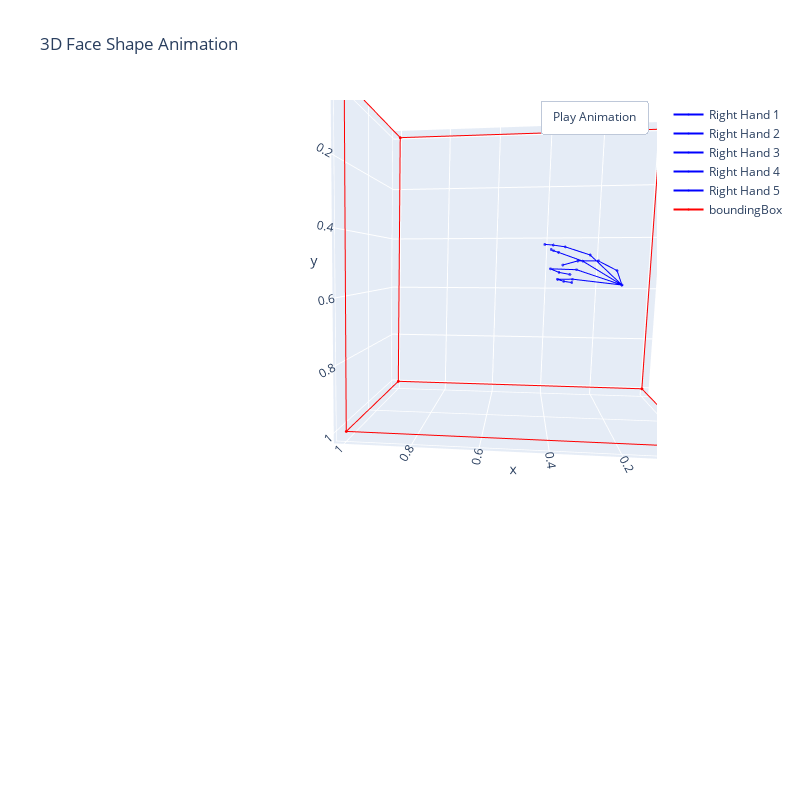

The notebook cell this image was saved under:
### Code cell
ShowAnimation_3D(phrase_keypoints)

### Figure 1 — Plotly figure (JSON) as saved in the notebook; plotly's stock layout.template omitted (floating-point values rounded to 4 significant figures)
{"data": [{"marker": {"color": "blue", "opacity": 0.7, "size": 1}, "mode": "lines+markers", "name": "Right Hand 1", "type": "scatter3d", "x": [0.166, 0.1852, 0.2461, 0.3124, 0.36], "y": [0.5715, 0.5241, 0.4923, 0.4924, 0.5062], "z": [1.97e-07, 0.005559, -0.003469, -0.01599, -0.02834]}, {"marker": {"color": "blue", "opacity": 0.7, "size": 1}, "mode": "lines+markers", "name": "Right Hand 2", "type": "scatter3d", "x": [0.166, 0.2717, 0.3543, 0.3939, 0.422], "y": [0.5715, 0.4727, 0.445, 0.4389, 0.4363], "z": [1.97e-07, -0.02412, -0.0399, -0.04652, -0.05084]}, {"marker": {"color": "blue", "opacity": 0.7, "size": 1}, "mode": "lines+markers", "name": "Right Hand 3", "type": "scatter3d", "x": [0.166, 0.2939, 0.3749, 0.3917, 0.3997], "y": [0.5715, 0.4929, 0.4633, 0.4577, 0.4536], "z": [1.97e-07, -0.03953, -0.05142, -0.05266, -0.0542]}, {"marker": {"color": "blue", "opacity": 0.7, "size": 1}, "mode": "lines+markers", "name": "Right Hand 4", "type": "scatter3d", "x": [0.166, 0.3118, 0.3994, 0.3703, 0.3335], "y": [0.5715, 0.5218, 0.5191, 0.5311, 0.5379], "z": [1.97e-07, -0.05277, -0.06396, -0.05439, -0.04652]}, {"marker": {"color": "blue", "opacity": 0.7, "size": 1}, "mode": "lines+markers", "name": "Right Hand 5", "type": "scatter3d", "x": [0.166, 0.3231, 0.3736, 0.3528, 0.3264], "y": [0.5715, 0.5542, 0.555, 0.5615, 0.5652], "z": [1.97e-07, -0.06572, -0.06622, -0.05212, -0.04113]}, {"marker": {"color": "red", "opacity": 1, "size": 1}, "mode": "lines+markers", "name": "boundingBox", "type": "scatter3d", "x": [0, 0, 0, 0, 0, 1, 1, 0, 1, 1, 0, 1, 1, 0, 1, 1], "y": [0, 0, 1, 1, 0, 0, 1, 1, 1, 1, 1, 1, 0, 0, 0, 0], "z": [-0.5, 0.5, 0.5, -0.5, -0.5, -0.5, -0.5, -0.5, -0.5, 0.5, 0.5, 0.5, 0.5, 0.5, 0.5, -0.5]}], "layout": {"height": 800, "scene": {"camera": {"center": {"x": 0.5, "y": 0.5, "z": 0}, "eye": {"x": 0, "y": 0, "z": 2.5}, "up": {"x": 0, "y": -1, "z": 0}}}, "title": {"text": "3D Face Shape Animation"}, "updatemenus": [{"buttons": [{"args": [null, {"frame": {"duration": 0.04, "redraw": true}, "fromcurrent": true, "mode": "immediate", "transition": {"duration": 0}}], "label": "Play Animation", "method": "animate"}], "pad": {"r": 10, "t": 0}, "showactive": false, "type": "buttons", "x": 1, "xanchor": "right", "y": 1, "yanchor": "top"}], "width": 800}}
